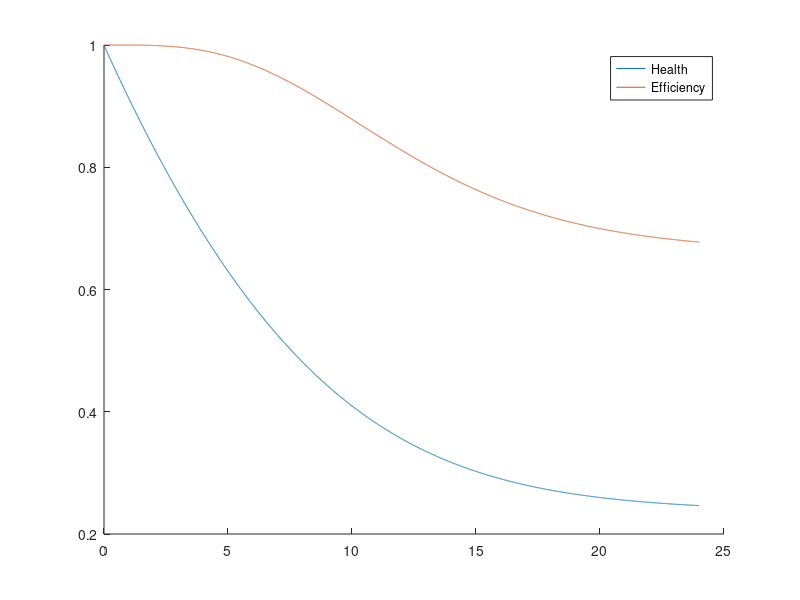

The MATLAB source for this figure:
clear

function e = efficiency(health)
    e = 1 - (1 - health) ^ 4;

    % if health == 0
    %     e = 0;
    % elseif health == 1
    %     e = 1;
    % elseif health < 0.5
    %     e = 2 ^ (20 * health - 10) / 2;
    % else 
    %     e = (2 - 2 ^ (-20 * health + 10)) / 2;
    % end
end

% In this model, the machine ages linearly. Performance degradation will be non-linearly related to health.

k0 = 0.00002;
repair = 0.0015;

% Rate is constant
rate_func = @(health) -k0 * (1500 / 300) * health^0.2;
% rate_func = @(health) -k0 * (1500 / 300);
%efficiency = @(health) (exp(health * 4) / (1 + exp(health * 4))) / 2;

% Health is between 1 and 0
health = 1;


dt = 20;
t_end = 24 * 3600;

healths = zeros(1, t_end / dt);
healths2 = zeros(1, t_end / dt);
efficiencies = zeros(1, t_end / dt);

i = 1;
t = 0;
while t < t_end
    rate = rate_func(health) * dt;
    health = min(1, max(0, health + rate + repair));

    healths(i) = health;
    efficiencies(i) = efficiency(health);

    t = t + dt;
    i = i + 1;
end

figure
hold on
plot([0:dt:t_end - 1] / 3600, healths)
plot([0:dt:t_end - 1] / 3600, efficiencies)
legend("Health", "Efficiency")


